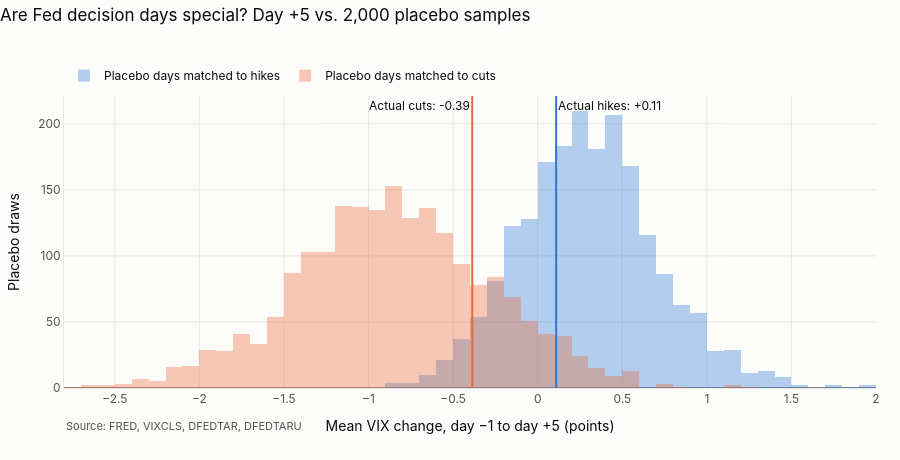

Here is the notebook cell this chart was saved with:
### Code cell
charts.placebo_histogram(
    pd.DataFrame(null_h5), {d: paths[d][5].mean() for d in ["hike", "cut"]}, horizon=5
).show()

### Figure 1 — Plotly figure (JSON) as saved in the notebook; plotly's stock layout.template omitted (floating-point values rounded to 4 significant figures; data arrays with more than 128 entries replaced by an {"elided": "..."} marker saying what was removed)
{"data": [{"hovertemplate": "Mean change %{x:.2f}<br>%{y} draws<extra></extra>", "marker": {"color": "#2a78d6"}, "name": "Placebo days matched to hikes", "nbinsx": 50, "opacity": 0.35, "type": "histogram", "x": {"elided": "2000 float values"}}, {"hovertemplate": "Mean change %{x:.2f}<br>%{y} draws<extra></extra>", "marker": {"color": "#eb6834"}, "name": "Placebo days matched to cuts", "nbinsx": 50, "opacity": 0.35, "type": "histogram", "x": {"elided": "2000 float values"}}], "layout": {"annotations": [{"font": {"color": "#0b0b0b"}, "showarrow": false, "text": "Actual hikes: +0.11", "x": 0.1092, "xanchor": "left", "xref": "x", "y": 1, "yanchor": "top", "yref": "y domain"}, {"font": {"color": "#0b0b0b"}, "showarrow": false, "text": "Actual cuts: -0.39", "x": -0.3867, "xanchor": "right", "xref": "x", "y": 1, "yanchor": "top", "yref": "y domain"}, {"font": {"color": "#52514e", "size": 11}, "showarrow": false, "text": "Source: FRED, VIXCLS, DFEDTAR, DFEDTARU", "x": 0, "xanchor": "left", "xref": "paper", "y": -0.16, "yref": "paper"}], "barmode": "overlay", "font": {"color": "#0b0b0b", "family": "Inter, -apple-system, Segoe UI, sans-serif", "size": 12}, "height": 460, "hoverlabel": {"bgcolor": "white", "font": {"color": "#0b0b0b"}}, "legend": {"orientation": "h", "x": 0, "xanchor": "left", "y": 1.02, "yanchor": "bottom"}, "margin": {"b": 72, "l": 64, "r": 24, "t": 96}, "paper_bgcolor": "#fcfcfb", "plot_bgcolor": "#fcfcfb", "shapes": [{"line": {"color": "#2a78d6", "width": 2}, "type": "line", "x0": 0.1092, "x1": 0.1092, "xref": "x", "y0": 0, "y1": 1, "yref": "y domain"}, {"line": {"color": "#eb6834", "width": 2}, "type": "line", "x0": -0.3867, "x1": -0.3867, "xref": "x", "y0": 0, "y1": 1, "yref": "y domain"}], "title": {"font": {"color": "#0b0b0b", "size": 17}, "text": "Are Fed decision days special? Day +5 vs. 2,000 placebo samples", "x": 0, "xanchor": "left", "y": 0.98, "yanchor": "top"}, "xaxis": {"gridcolor": "#e8e7e3", "linecolor": "#e8e7e3", "tickfont": {"color": "#52514e"}, "title": {"text": "Mean VIX change, day −1 to day +5 (points)"}, "zeroline": false}, "yaxis": {"gridcolor": "#e8e7e3", "linecolor": "#e8e7e3", "tickfont": {"color": "#52514e"}, "title": {"text": "Placebo draws"}, "zerolinecolor": "#8a8983"}}}
